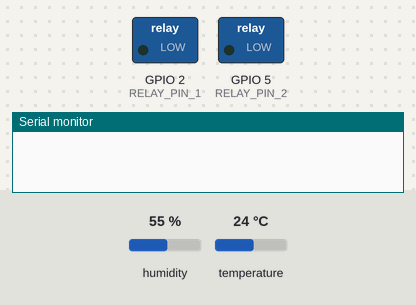
Bench run of a sketch on a simulated ESP8266 (NodeMCU). Parts: switched loads named in the sketch (green lamp = pin HIGH), the last lines printed to the serial monitor. Inputs (shaded band) come from the test bench; at power-on: humidity 55 %, temperature 24 °C. WiFi joins after 1.5 s; servers stay silent unless stated; web services answer with replies made up by the test bench.

Above: at 0.0 s.
At 2.9 s:
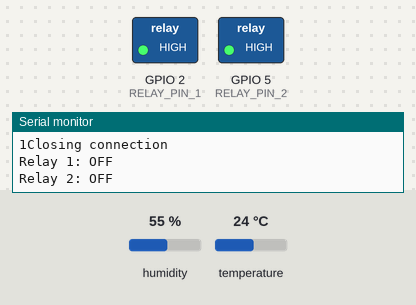
Timing chart, 0 to 4.4 s (numbered marks = the images above):
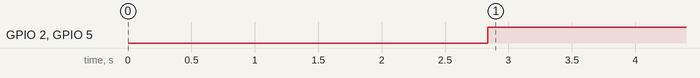

The sketch:

esp8266_dht11_relay_0427.ino
```cpp
#include <ESP8266WiFi.h>
#include <WiFiClient.h>
#include <DHT.h>

#define DHTTYPE DHT11
#define DHTPIN  4
#define RELAY_PIN_1 2  // relay1連接到GPIO2引腳
#define RELAY_PIN_2 5  // relay2連接到GPIO5引脚

// Set your WiFi credentials
const char* ssid = "IOT123";
const char* password = "IOT123456";

// Set your ThingSpeak API key
const char* apiKey = "Q2JC1RGQMACVHL5F";
const char* server = "api.thingspeak.com";

DHT dht(DHTPIN, DHTTYPE);

void setup() {
  pinMode(RELAY_PIN_1, OUTPUT);  // 將GPIO2引脚設置為输出模式
  pinMode(RELAY_PIN_2, OUTPUT);  // 將GPIO5引脚設置為输出模式

  // Connect to Wi-Fi
  Serial.begin(9600);
  delay(10);
  Serial.println("");
  Serial.println("Connecting To: ");
  Serial.println(ssid);
  WiFi.begin(ssid, password);

  while (WiFi.status() != WL_CONNECTED) {
    delay(500);
    Serial.print(".");
  }

  Serial.println("");
  Serial.println("WiFi Connected.");
  Serial.print("IP address: ");
  Serial.println(WiFi.localIP());

  dht.begin();
}

void loop() {
  float humidity, temperature_C;

  humidity = dht.readHumidity();
  temperature_C = dht.readTemperature();

  if (isnan(humidity) || isnan(temperature_C)) {
    Serial.println("Failed to read from DHT sensor!");
    delay(2000);
    return;
  }

  Serial.print("Humidity: ");
  Serial.print(humidity);
  Serial.print(" %\t");
  Serial.print("Temperature: ");
  Serial.print(temperature_C);
  Serial.println(" °C");

  // Upload data to ThingSpeak
  WiFiClient client;
  if (!client.connect(server, 80)) {
    Serial.println("Connection to ThingSpeak failed!");
    delay(2000);
    return;
  }

  String postStr = String("/update?api_key=") + apiKey + "&field1=" + String(temperature_C) + "&field2=" + String(humidity);
  client.print("GET " + postStr + " HTTP/1.1\r\n");
  client.print("Host: " + String(server) + "\r\n");
  client.print("Connection: close\r\n\r\n");

  Serial.println("Waiting for response...");
  while (!client.available()) {
    delay(500);
  }

  while (client.available()) {
    String line = client.readStringUntil('\r');
    Serial.print(line);
  }

  Serial.println("Closing connection");
  client.stop();

  // Control relays based on sensor readings
  if (temperature_C > 28) {
    digitalWrite(RELAY_PIN_1, LOW); // 打開relay1
    Serial.println("Relay 1: ON");
  } else {
    digitalWrite(RELAY_PIN_1, HIGH); //關閉relay1
    Serial.println("Relay 1: OFF");
  }

  if (humidity > 65) {
    digitalWrite(RELAY_PIN_2, LOW); // 打開relay2
    Serial.println("Relay 2: ON");
  } else {
    digitalWrite(RELAY_PIN_2, HIGH); // 關閉relay2
    Serial.println("Relay 2: OFF");
  }
  delay(180000); // Send data every 3 minutes
}
```

Measured:
- by itself, GPIO 2 (RELAY_PIN_1), GPIO 5 (RELAY_PIN_2): LOW → HIGH at 2.8 s
